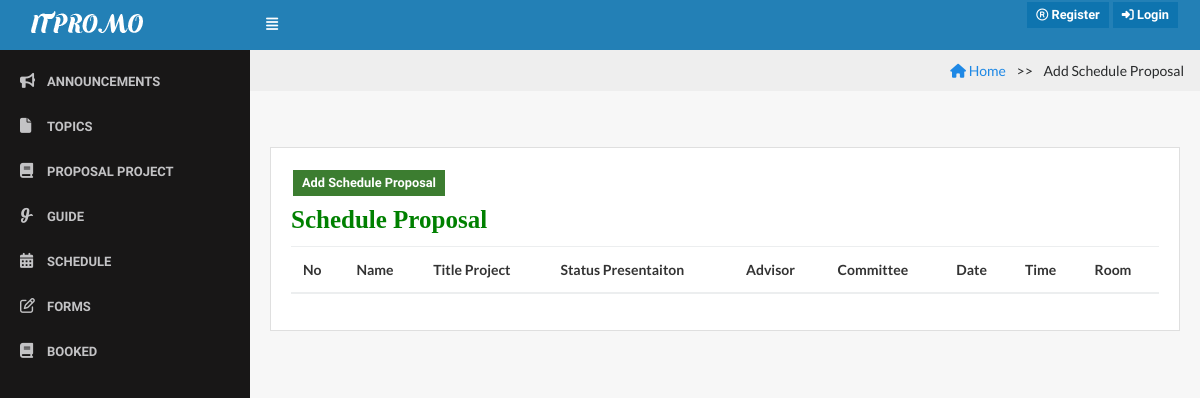
Before: /index.php?page=add_schedule_proposal with the older database file.
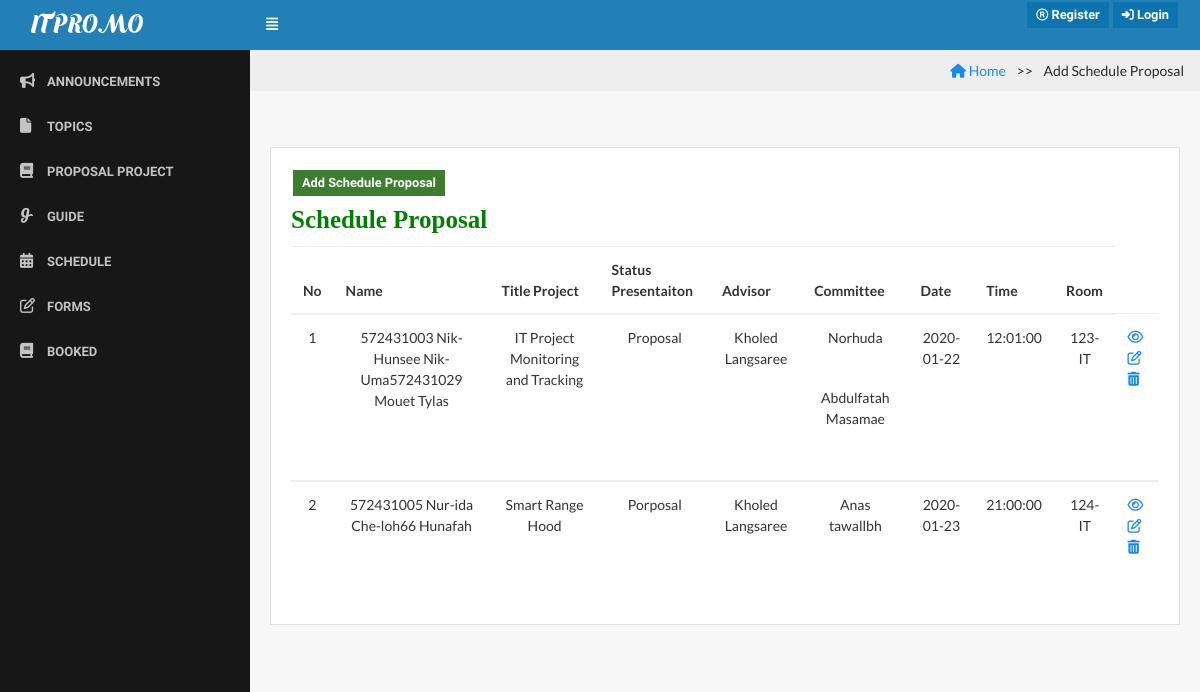
After: the same page with the newer database file.
### tables this page shows
CREATE TABLE `schedule` (
  `schedule_id` int(11) NOT NULL,
  `schedule_topic` varchar(255) NOT NULL,
  `schedule_type` enum('1','2') NOT NULL COMMENT '1=Proposal,2=Project',
  `schedule_room` varchar(10) NOT NULL,
  `schedule_time` time NOT NULL,
  `schedule_date` date NOT NULL,
  `schedule_status` varchar(255) NOT NULL,
  `writer` int(20) NOT NULL,
  `group_id` int(20) NOT NULL,
  `advisergroup_id` int(20) NOT NULL,
  `admin_id` int(20) NOT NULL
);

CREATE TABLE `advisergroup` (
  `advisergroup_id` int(11) NOT NULL,
  `advisergroup_topic` varchar(255) DEFAULT NULL,
  `advisergroup_status` enum('0','Waiting','Approve') NOT NULL DEFAULT 'Waiting',
  `member_id` int(11) NOT NULL,
  `group_id` int(11) NOT NULL,
  `admin_id` varchar(20) NOT NULL
);

CREATE TABLE `member` (
  `member_id` int(11) NOT NULL,
  `member_idcard` int(30) NOT NULL,
  `member_username` varchar(255) NOT NULL,
  `member_fullname` varchar(255) NOT NULL,
  `member_password` varchar(255) NOT NULL,
  `member_pos` enum('Lecturer','Student','Officer') NOT NULL COMMENT '1=Lecturer, 3=Student, 4=Officer',
  `member_phone` varchar(255) NOT NULL,
  `member_email` varchar(255) NOT NULL,
  `member_gender` enum('Male','Female') NOT NULL COMMENT 'm=Male, f=female',
  `admin_id` int(20) NOT NULL COMMENT 'Foreign Key to tb_admin',
  `group_id` int(20) DEFAULT NULL
);

CREATE TABLE `committeegroup` (
  `committeegroup_id` int(11) NOT NULL,
  `member_id` int(11) NOT NULL,
  `group_id` int(11) NOT NULL
);

### admin/add_schedule_proposal.php (the view, shortened to what this page needs)
 <!DOCTYPE html>
 <html>
 <head>
 <ul class="breadcrumb">
 <li><a href="index.php"><i class="fa fa-home"></i> Home</a></li>
  <li class="active">Add Schedule Proposal</li>
</ul>
<div class="content">
                     <div class="row">
                        <div class="col-lg-12">
                            <div class="card">
                                <div class="card-block">
  <button type="button"  class="btn btn-success btn-sm" data-toggle="modal" data-target="#addmember" style="margin-bottom: 10px;">
            <i class="glyphicon glyphicon-plus"></i>Add Schedule Proposal
          </button>
                <?php
                include '../menu/connect.php';
                ?>
 <h6 class="card-title text-bold">Schedule Proposal</h6>
     <?php
         $sql = "SELECT schedule.*, partnergroup.group_id,partnergroup.group_number,member.member_fullname,schedule.writer,schedule.group_id,advisergroup.group_id,advisergroup.advisergroup_topic FROM schedule
                     LEFT JOIN advisergroup ON schedule.group_id = advisergroup.advisergroup_id
                   LEFT JOIN partnergroup ON schedule.group_id = partnergroup.group_id
                        LEFT JOIN member ON schedule.writer = member.member_id
                      WHERE   schedule.schedule_type ='1'
                        ORDER BY schedule.schedule_type";
        ?>
       <table class="display datatable table table-stripped" cellspacing="0" width="100%">
          <thead>
             <tr>
                      <th>No</th>
                      <th>Name</th>
                      <th>Title Project</th>
                      <th>Status Presentaiton</th>
                      <th>Advisor</th>
                       <th>Committee</th>
                       <th>Date</th>
                       <th>Time</th>
                       <th>Room</th>
                 </tr>
               </thead>
       <?php
     if($result = $db->query($sql)){
             while($objResult = $result->fetch_object()){
            ?>
           <tbody>
            <tr>
                       <td class="text-center"><?php echo $objResult->schedule_id; ?></td>
                  <td class="text-center"><?php echo get_member_list1($objResult->group_id); ?></td>
                  <td class="text-center"><?php echo $objResult->advisergroup_topic; ?></td>
                    <td class="text-center"><?php echo $objResult->schedule_status ?></td>
                    <td class="text-center"><?php echo get_advisor($objResult->group_id); ?></td>
                     <td class="text-center"><?php echo get_committee($objResult->group_id); ?></td>
                     <td class="text-center"><?php echo $objResult->schedule_date ?></td>
                       <td class="text-center"><?php echo $objResult->schedule_time; ?></td>
                     <td class="text-center"><?php echo $objResult->schedule_room ?></td>
 <td>
                  <a href="delete/check_delete.php?id=<?php echo $objResult->topic_id;?>" title="Confirm" onclick="return confirm('<?php echo $objResult->topic_topic;?>')"> <i class="fa fa-eye" aria-hidden="true"></i></a>
                     <a href="delete/check_delete.php?id=<?php echo$objResult->topic_id;?>" title="Confirm" onclick="return confirm('<?php echo  $objResult->topic_topic;?>')"> <i class="fa fa-edit" aria-hidden="true"></i>
                     <a href="delete/check_delete.php?id=<?php echo $objResult->topic_id;?>" title="Confirm" onclick="return confirm('<?php echo $objResult->topic_topic;?>')"> <i class="fa fa-trash" aria-hidden="true"></i>
                      </td>
                    </tr>
                <?php
                 }
               }
                   ?>
                                        </tbody>
                                    </table>
                                </div>
                            </div>
                        </div>
                    </div>
                </div>
</body>
</html>

### index.php (shortened to what this page needs)
<?php
require 'menu/connect.php';
include('menu/function.php');
?>
<!DOCTYPE HTML>
<html>
<head>
    <link rel="stylesheet" href="lib/css/jquery.dataTables.min.css">
    <link rel="stylesheet" href="assets/css/bootstrap.css">
    <link rel="stylesheet" href="assets/css/core.css">
    <link rel="stylesheet" href="assets/css/components.css">
    <link rel="stylesheet" href="assets/icons/fontawesome/styles.min.css">
    <link rel="stylesheet" href="lib/css/chartist.min.css">
</head>
<body>
    <nav class="navbar navbar-toggleable-md">
        <a class="navbar-brand logo" href="?page=homepage">
            <img src="assets/img/lo.png" alt="ITPromo">
        </a>
        <div class="collapse navbar-collapse" id="navbarNav">
            <button class="sidebar-toggle btn btn-flat" id="toggle-sidebar-desktop">
                <span>
                    <i class="fa fa-align-justify"></i>
                </span>
            </button>
         <ul class="navbar-nav ml-auto">
                <li class="nav-item dropdown">
         <?php if(isset($_SESSION['id'])):  ?>
              <li class="dropdown messages-menu">
                    <?php if($_SESSION['rank'] == '1' || $_SESSION['rank'] == '2'){
                    }else if($_SESSION['rank'] == '3'){
                    }
                    ?>
                  </li>
                  <li class="dropdown notifications-menu">
                      <?php if($_SESSION['rank'] == 'admin'){
                      }else if($_SESSION['rank'] == '1' || $_SESSION['rank'] == '2'){
                      }else if($_SESSION['rank'] == '3'){
                      }
                      ?>
                    </li>
                       <a class="nav-link dropdown-toggle dropdown-has-after" href="http://example.com" id="navbarDropdownMenuLink" data-toggle="dropdown" aria-haspopup="true"
                        aria-expanded="false">
                         <i class="fa fa-user"></i>  <?php echo $_SESSION['name']; ?></span>
                    </a>
                    <div class="dropdown-menu dropdown-menu-right" aria-labelledby="navbarDropdownMenuLink">
                        <a class="dropdown-item" href="?page=my_profile">
                            <i class="fa fa-user"></i> <span>Profile</span></a>
                        </a>
                        <a class="dropdown-item" href="pages/logout.php">
                            <i class="fa fa-sign-out"></i> <span>Logout</span></a>
                        </a>
                    </div>
                </li>
                  <?php else: ?>
                    <li>
                      <a href="pages/register.php" class="d-none d-sm-inline-block btn btn-sm btn-primary shadow-sm">
                        <i class="fa fa-registered"> </i> <span>Register</span>
                      </a>
                    </li>
                    <li>
                      <a href="pages/login.php" class="d-none d-sm-inline-block btn btn-sm btn-primary shadow-sm">
                        <i class="fa fa-sign-in"></i> <span>Login</span>
                      </a>
                    </li>
                  <?php endif; ?>
                </li>
              </ul>
          </div>
    </nav>
    <div class="page-container">
        <div class="page-content">
            <div id="sidebar-main" class="sidebar sidebar-default">
    <div class="sidebar-content">
        <ul class="navigation">
              <?php if(isset($_SESSION['id'])): ?>
                <?php include('menu/menu.php'); ?>
              <?php else: ?>
        <li><a class="app-menu__item active" href="?page=Annoucement"><i class="fa fa-bullhorn"></i><span class="app-menu__label">Announcements</span></a></li>
        <li><a class="app-menu__item " href="?page=show_topic"><i class="fa fa-file"></i><span class="app-menu__label">Topics</span></a></li>
  <li><a class="app-menu__item " href="?page=proposal_project"> <i class="fa fa-book"></i><span class="app-menu__label">Proposal Project</span></a></li>
        <li><a class="app-menu__item " href="?page=guide"><i class="fa fa-glide-g"></i><span class="app-menu__label">Guide</span></a></li>
        <li><a class="app-menu__item " href="?page=schedule"><i class="fa fa-calendar"></i><span class="app-menu__label">Schedule</span></a></li>
        <li><a class="app-menu__item " href="?page=form"><i class='fa fa-edit'></i><span class="app-menu__label">Forms</span></a></li>
        <li><a class="app-menu__item " href="?page=booked"><i class='fa fa-book'></i><span class="app-menu__label">Booked</span></a></li>
              <?php endif; ?>
            </ul>
            </div>
        </div>
            <div class="content-wrapper">
     <?php include('page_link.php'); ?>
</body>
</html>

### page_link.php (shortened to what this page needs)
<?php
$page = null;
if(isset($_GET['page'])){
	$page = $_GET['page'];
}
switch ($page) {
	    case 'add_schedule_proposal':
		include('admin/add_schedule_proposal.php');
		break;
}
?>

### menu/function.php (shortened to what this page needs)
<?php
function get_advisor($group_id){
require 'connect.php';
$sql = "SELECT advisergroup.member_id, member.member_fullname,advisergroup.advisergroup_topic FROM advisergroup
LEFT JOIN member ON advisergroup.member_id = member.member_id
					WHERE advisergroup.group_id = '$group_id' AND advisergroup.advisergroup_status = 'Approve'";
	if($rs = $db->query($sql)){
		if($row = $rs->fetch_object()){
			return $row->member_fullname;
		}
	}else{
		echo $db->error;
		$db->close();
	}
}
function get_committee($group_id){
require 'connect.php';
	$rows = "";
	$sql = "SELECT committeegroup.committeegroup_id, member.member_fullname FROM committeegroup
					LEFT JOIN member ON committeegroup.member_id = member.member_id
					WHERE committeegroup.group_id = '$group_id'";
	if($rs = $db->query($sql)){
		while($row = $rs->fetch_object()){
			$rows .= "<p>".$row->member_fullname." <a href='admin/sql_removecommittee.php?id=".$row->committeegroup_id."' title='Remove this committee' onclick='return confirm_removecommittee()' class='btn btn-link btn-xs'><i class='glyphicon glyphicon-remove'></i></a></p>";
		}
		return $rows;
	}else{
		echo $db->error;
		$db->close();
	}
}
function get_member_list1($group_id){
	$rows = "";
require 'connect.php';
  $sql = "SELECT member_fullname, member_idcard FROM member WHERE group_id = '$group_id'";
	if($rs = $db->query($sql)){
		if($rs->num_rows > 0){
			while($row = $rs->fetch_object()){
        $rows .= "".$row->member_idcard." ".$row->member_fullname."";
			}
		}else{
		}
		return $rows;
	}else{
		echo $db->error;
		$db->close();
	}
}
?>

### assets/css/core.css (style rules this page uses)
.btn { position: relative; margin: 2px; font-weight: bold; position: relative; font-size: 0.8rem; margin: 2px; font-weight: 600; font-family: 'Raleway', sans-serif; }
.btn > i { font-size: 12px; }
body, input, textarea, button { font-family: "Lato", sans-serif; }
.navbar { margin-bottom: 0; border-width: 1px 0; padding: 0; background-color: #2380B6; color: #fff; }
@media (min-width: 992px) { .navbar { padding-right: 20px; } }
.navbar > .navbar-brand { display: block; float: left; height: 50px; line-height: 36px; padding-left: 20px; min-width: 250px; margin-right: 0; }
.navbar > .navbar-brand > img { height: 20px; width: auto; }
.navbar .navbar-nav .nav-item { font-weight: 600; font-family: "Raleway", sans-serif; }
.navbar > .navbar-brand > img { height: auto; width: auto; }
.card { margin-bottom: 20px; margin-top: 20px; color: #333; border-radius: 0; }

### assets/css/components.css (style rules this page uses)
html, body { width: 100%; height: 100%; }
body { font-family: "Lato", sans-serif; font-size: 0.875rem !important; background-color: #f7f7f7; }
.page-container { position: relative; }
@media (min-width: 768px) { .page-container { display: table; table-layout: fixed; height: 100%; width: 100%; } }
@media (min-width: 768px) { .page-content { display: table-row; } }
.content { padding: 20px 20px; }
.content:after { content: ''; display: table; clear: both; }
.content-wrapper { padding-bottom: 1.33333; width: 100%; }
@media (min-width: 768px) { .content-wrapper { display: table-cell; vertical-align: top; } }
.sidebar { font-family: 'Raleway', sans-serif; font-size: 0.35rem; font-weight: 600; position: relative; background-color: #181717; color: #c3c3c5; }
@media (min-width: 768px) { .sidebar { display: table-cell; vertical-align: top; width: 250px; } }
.sidebar-default { z-index: 99; }
.sidebar .navigation { margin: 0; padding: 10px 0; list-style: none; position: relative; }
.sidebar .navigation > li { position: relative; }
.sidebar .navigation > li + li { margin-top: 1px; }
.sidebar .navigation > li > a { display: block; color: #c3c3c5; font-size: 13px; text-transform: uppercase; }
.sidebar .navigation > li > a > i { float: left; top: 11px; position: absolute; margin-top: 2px; margin-right: 15px; font-size: 15px; }
.sidebar .navigation > li > a > span { margin-left: 27px; }
.sidebar .navigation > li a { padding: 12px 20px; min-height: 44px; }
.sidebar-toggle { background-color: inherit; color: #fff; font-size: 0.875rem; margin: 0; padding: 15px 15px; outline: 0; }
.text-bold { font-weight: 800; }
.text-center { text-align: center; }

### admin/add_schedule_proposal.php (style rules this page uses)
h6 { font-family:initial; font-size: 25px; color: green; }
ul.breadcrumb { background-color: #eee; text-align: right; padding: 10px 16px; }
ul.breadcrumb li { display: inline; }
ul.breadcrumb li+li:before { padding: 8px; content: ">>\00a0"; }

Changed rows visible on the page:
added schedule: schedule_id "1", group_id "572431003 Nik-Hunsee Nik-Uma572431029 Mouet Tylas", advisergroup.advisergroup_topic "IT Project Monitoring and Tracking", schedule_status "Proposal", advisergroup.group_id "Kholed Langsaree", schedule_date "2020-01-22", schedule_time "12:01:00", schedule_room "123-IT"
added committeegroup: member.member_fullname "Norhuda", shown under "1"
added committeegroup: member.member_fullname "Abdulfatah Masamae", shown under "1"
added schedule: schedule_id "2", group_id "572431005 Nur-ida Che-loh66 Hunafah", advisergroup.advisergroup_topic "Smart Range Hood", schedule_status "Porposal", advisergroup.group_id "Kholed Langsaree", schedule_date "2020-01-23", schedule_time "21:00:00", schedule_room "124-IT"
added committeegroup: member.member_fullname "Anas tawallbh", shown under "2"
